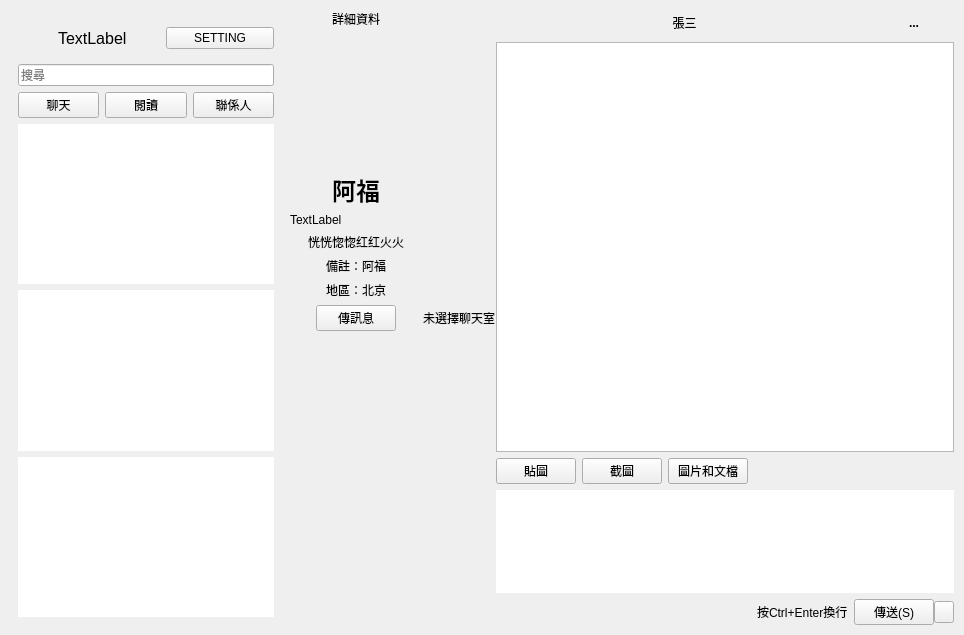
<?xml version="1.0" encoding="UTF-8"?>
<ui version="4.0">
 <class>WeChat</class>
 <widget class="QMainWindow" name="WeChat">
  <property name="geometry">
   <rect>
    <x>0</x>
    <y>0</y>
    <width>964</width>
    <height>635</height>
   </rect>
  </property>
  <property name="windowTitle">
   <string>WeChat網頁版</string>
  </property>
  <widget class="QWidget" name="centralwidget">
   <property name="sizePolicy">
    <sizepolicy hsizetype="Preferred" vsizetype="Preferred">
     <horstretch>0</horstretch>
     <verstretch>0</verstretch>
    </sizepolicy>
   </property>
   <layout class="QHBoxLayout" name="horizontalLayout_10" stretch="2,8">
    <item>
     <widget class="QWidget" name="widget" native="true">
      <property name="sizePolicy">
       <sizepolicy hsizetype="Fixed" vsizetype="Preferred">
        <horstretch>0</horstretch>
        <verstretch>0</verstretch>
       </sizepolicy>
      </property>
      <layout class="QVBoxLayout" name="verticalLayout">
       <item>
        <layout class="QHBoxLayout" name="horizontalLayout_6">
         <property name="spacing">
          <number>0</number>
         </property>
         <item>
          <widget class="QLabel" name="headImageLabel">
           <property name="minimumSize">
            <size>
             <width>40</width>
             <height>40</height>
            </size>
           </property>
           <property name="maximumSize">
            <size>
             <width>40</width>
             <height>40</height>
            </size>
           </property>
           <property name="text">
            <string/>
           </property>
          </widget>
         </item>
         <item>
          <widget class="QLabel" name="userNameLabel">
           <property name="font">
            <font>
             <pointsize>12</pointsize>
            </font>
           </property>
           <property name="text">
            <string>TextLabel</string>
           </property>
          </widget>
         </item>
         <item>
          <widget class="QPushButton" name="settingButton">
           <property name="text">
            <string>SETTING</string>
           </property>
          </widget>
         </item>
        </layout>
       </item>
       <item>
        <widget class="QLineEdit" name="lineEdit">
         <property name="placeholderText">
          <string>搜尋</string>
         </property>
        </widget>
       </item>
       <item>
        <layout class="QHBoxLayout" name="horizontalLayout_7">
         <item>
          <widget class="QPushButton" name="chatButton">
           <property name="text">
            <string>聊天</string>
           </property>
          </widget>
         </item>
         <item>
          <widget class="QPushButton" name="publicButton">
           <property name="text">
            <string>閱讀</string>
           </property>
          </widget>
         </item>
         <item>
          <widget class="QPushButton" name="friendButton">
           <property name="text">
            <string>聯係人</string>
           </property>
          </widget>
         </item>
        </layout>
       </item>
       <item>
        <widget class="QTableView" name="chatsWidget">
         <property name="frameShape">
          <enum>QFrame::NoFrame</enum>
         </property>
         <property name="editTriggers">
          <set>QAbstractItemView::NoEditTriggers</set>
         </property>
         <property name="selectionMode">
          <enum>QAbstractItemView::SingleSelection</enum>
         </property>
         <property name="selectionBehavior">
          <enum>QAbstractItemView::SelectRows</enum>
         </property>
         <property name="showGrid">
          <bool>false</bool>
         </property>
         <attribute name="horizontalHeaderVisible">
          <bool>false</bool>
         </attribute>
         <attribute name="horizontalHeaderStretchLastSection">
          <bool>true</bool>
         </attribute>
         <attribute name="verticalHeaderVisible">
          <bool>false</bool>
         </attribute>
         <attribute name="verticalHeaderDefaultSectionSize">
          <number>70</number>
         </attribute>
         <attribute name="verticalHeaderStretchLastSection">
          <bool>false</bool>
         </attribute>
        </widget>
       </item>
       <item>
        <widget class="QTableView" name="publicWidget">
         <property name="frameShape">
          <enum>QFrame::NoFrame</enum>
         </property>
         <property name="editTriggers">
          <set>QAbstractItemView::NoEditTriggers</set>
         </property>
         <property name="selectionBehavior">
          <enum>QAbstractItemView::SelectRows</enum>
         </property>
         <property name="showGrid">
          <bool>false</bool>
         </property>
         <attribute name="horizontalHeaderVisible">
          <bool>false</bool>
         </attribute>
         <attribute name="verticalHeaderVisible">
          <bool>true</bool>
         </attribute>
         <attribute name="verticalHeaderDefaultSectionSize">
          <number>60</number>
         </attribute>
        </widget>
       </item>
       <item>
        <widget class="QTableView" name="friendsWidget">
         <property name="frameShape">
          <enum>QFrame::NoFrame</enum>
         </property>
         <property name="frameShadow">
          <enum>QFrame::Sunken</enum>
         </property>
         <property name="editTriggers">
          <set>QAbstractItemView::NoEditTriggers</set>
         </property>
         <property name="selectionMode">
          <enum>QAbstractItemView::SingleSelection</enum>
         </property>
         <property name="selectionBehavior">
          <enum>QAbstractItemView::SelectRows</enum>
         </property>
         <property name="showGrid">
          <bool>false</bool>
         </property>
         <attribute name="horizontalHeaderVisible">
          <bool>false</bool>
         </attribute>
         <attribute name="horizontalHeaderStretchLastSection">
          <bool>true</bool>
         </attribute>
         <attribute name="verticalHeaderVisible">
          <bool>false</bool>
         </attribute>
         <attribute name="verticalHeaderDefaultSectionSize">
          <number>70</number>
         </attribute>
        </widget>
       </item>
      </layout>
     </widget>
    </item>
    <item>
     <widget class="QWidget" name="nullWidget" native="true">
      <layout class="QHBoxLayout" name="horizontalLayout">
       <property name="spacing">
        <number>0</number>
       </property>
       <property name="margin">
        <number>0</number>
       </property>
       <item>
        <widget class="QWidget" name="profileWidget" native="true">
         <property name="enabled">
          <bool>true</bool>
         </property>
         <layout class="QVBoxLayout" name="verticalLayout_2">
          <property name="margin">
           <number>1</number>
          </property>
          <item>
           <widget class="QLabel" name="detail_label">
            <property name="font">
             <font>
              <weight>50</weight>
              <bold>false</bold>
             </font>
            </property>
            <property name="text">
             <string>詳細資料</string>
            </property>
            <property name="alignment">
             <set>Qt::AlignCenter</set>
            </property>
            <property name="margin">
             <number>5</number>
            </property>
           </widget>
          </item>
          <item alignment="Qt::AlignHCenter">
           <widget class="QLabel" name="avater_label">
            <property name="minimumSize">
             <size>
              <width>132</width>
              <height>132</height>
             </size>
            </property>
            <property name="maximumSize">
             <size>
              <width>132</width>
              <height>132</height>
             </size>
            </property>
            <property name="text">
             <string/>
            </property>
            <property name="alignment">
             <set>Qt::AlignCenter</set>
            </property>
           </widget>
          </item>
          <item>
           <widget class="QLabel" name="nickname_label">
            <property name="font">
             <font>
              <pointsize>18</pointsize>
              <weight>75</weight>
              <bold>true</bold>
             </font>
            </property>
            <property name="layoutDirection">
             <enum>Qt::LeftToRight</enum>
            </property>
            <property name="text">
             <string>阿福</string>
            </property>
            <property name="alignment">
             <set>Qt::AlignCenter</set>
            </property>
            <property name="margin">
             <number>5</number>
            </property>
           </widget>
          </item>
          <item>
           <widget class="QLabel" name="user_name_label">
            <property name="text">
             <string>TextLabel</string>
            </property>
           </widget>
          </item>
          <item>
           <widget class="QLabel" name="signature_label">
            <property name="minimumSize">
             <size>
              <width>0</width>
              <height>10</height>
             </size>
            </property>
            <property name="text">
             <string>恍恍惚惚红红火火</string>
            </property>
            <property name="alignment">
             <set>Qt::AlignCenter</set>
            </property>
            <property name="wordWrap">
             <bool>true</bool>
            </property>
            <property name="margin">
             <number>5</number>
            </property>
           </widget>
          </item>
          <item>
           <widget class="QLabel" name="remark_label">
            <property name="minimumSize">
             <size>
              <width>0</width>
              <height>10</height>
             </size>
            </property>
            <property name="text">
             <string>備註：阿福</string>
            </property>
            <property name="alignment">
             <set>Qt::AlignCenter</set>
            </property>
            <property name="margin">
             <number>5</number>
            </property>
           </widget>
          </item>
          <item>
           <widget class="QLabel" name="province_label">
            <property name="minimumSize">
             <size>
              <width>0</width>
              <height>10</height>
             </size>
            </property>
            <property name="text">
             <string>地區：北京</string>
            </property>
            <property name="alignment">
             <set>Qt::AlignCenter</set>
            </property>
            <property name="margin">
             <number>5</number>
            </property>
           </widget>
          </item>
          <item alignment="Qt::AlignHCenter">
           <widget class="QPushButton" name="pushButton">
            <property name="sizePolicy">
             <sizepolicy hsizetype="Fixed" vsizetype="Fixed">
              <horstretch>0</horstretch>
              <verstretch>0</verstretch>
             </sizepolicy>
            </property>
            <property name="layoutDirection">
             <enum>Qt::LeftToRight</enum>
            </property>
            <property name="text">
             <string>傳訊息</string>
            </property>
           </widget>
          </item>
          <item>
           <spacer name="verticalSpacer">
            <property name="orientation">
             <enum>Qt::Vertical</enum>
            </property>
            <property name="sizeHint" stdset="0">
             <size>
              <width>20</width>
              <height>40</height>
             </size>
            </property>
           </spacer>
          </item>
         </layout>
        </widget>
       </item>
       <item>
        <widget class="QLabel" name="label">
         <property name="text">
          <string>未選擇聊天室</string>
         </property>
         <property name="textFormat">
          <enum>Qt::AutoText</enum>
         </property>
         <property name="alignment">
          <set>Qt::AlignCenter</set>
         </property>
        </widget>
       </item>
       <item>
        <widget class="QWidget" name="chatAreaWidget" native="true">
         <layout class="QVBoxLayout" name="verticalLayout_3" stretch="0,8,0,2,0">
          <property name="margin">
           <number>1</number>
          </property>
          <item>
           <widget class="QWidget" name="widget_4" native="true">
            <layout class="QHBoxLayout" name="horizontalLayout_4" stretch="9,1">
             <property name="spacing">
              <number>1</number>
             </property>
             <property name="margin">
              <number>0</number>
             </property>
             <item>
              <widget class="QPushButton" name="currentChatUser">
               <property name="focusPolicy">
                <enum>Qt::NoFocus</enum>
               </property>
               <property name="styleSheet">
                <string notr="true">background: transparent;</string>
               </property>
               <property name="text">
                <string>張三</string>
               </property>
               <property name="flat">
                <bool>true</bool>
               </property>
              </widget>
             </item>
             <item>
              <widget class="QPushButton" name="showMemberButton">
               <property name="font">
                <font>
                 <pointsize>9</pointsize>
                 <weight>75</weight>
                 <bold>true</bold>
                </font>
               </property>
               <property name="focusPolicy">
                <enum>Qt::NoFocus</enum>
               </property>
               <property name="layoutDirection">
                <enum>Qt::RightToLeft</enum>
               </property>
               <property name="styleSheet">
                <string notr="true">background: transparent;</string>
               </property>
               <property name="text">
                <string>...</string>
               </property>
               <property name="iconSize">
                <size>
                 <width>24</width>
                 <height>24</height>
                </size>
               </property>
               <property name="flat">
                <bool>true</bool>
               </property>
              </widget>
             </item>
            </layout>
           </widget>
          </item>
          <item>
           <widget class="QTextEdit" name="messages">
            <property name="readOnly">
             <bool>true</bool>
            </property>
           </widget>
          </item>
          <item>
           <layout class="QHBoxLayout" name="horizontalLayout_8">
            <item>
             <widget class="QPushButton" name="emotionButton">
              <property name="toolTip">
               <string>貼圖</string>
              </property>
              <property name="text">
               <string>貼圖</string>
              </property>
             </widget>
            </item>
            <item>
             <widget class="QPushButton" name="screenButton">
              <property name="toolTip">
               <string>螢幕截圖</string>
              </property>
              <property name="text">
               <string>截圖</string>
              </property>
             </widget>
            </item>
            <item>
             <widget class="QPushButton" name="selectImageFileButton">
              <property name="toolTip">
               <string>圖片和檔案</string>
              </property>
              <property name="text">
               <string>圖片和文檔</string>
              </property>
             </widget>
            </item>
            <item>
             <spacer name="horizontalSpacer_2">
              <property name="orientation">
               <enum>Qt::Horizontal</enum>
              </property>
              <property name="sizeHint" stdset="0">
               <size>
                <width>40</width>
                <height>20</height>
               </size>
              </property>
             </spacer>
            </item>
           </layout>
          </item>
          <item>
           <widget class="QTextEdit" name="draft">
            <property name="frameShape">
             <enum>QFrame::NoFrame</enum>
            </property>
           </widget>
          </item>
          <item>
           <layout class="QHBoxLayout" name="horizontalLayout_9">
            <item>
             <widget class="QWidget" name="widget_3" native="true">
              <layout class="QHBoxLayout" name="horizontalLayout_2">
               <property name="margin">
                <number>0</number>
               </property>
               <item>
                <spacer name="horizontalSpacer">
                 <property name="orientation">
                  <enum>Qt::Horizontal</enum>
                 </property>
                 <property name="sizeHint" stdset="0">
                  <size>
                   <width>40</width>
                   <height>20</height>
                  </size>
                 </property>
                </spacer>
               </item>
               <item>
                <widget class="QLabel" name="tipsLabel">
                 <property name="text">
                  <string>按Ctrl+Enter換行</string>
                 </property>
                </widget>
               </item>
               <item>
                <widget class="QWidget" name="widget_2" native="true">
                 <layout class="QHBoxLayout" name="horizontalLayout_3" stretch="0,0">
                  <property name="spacing">
                   <number>0</number>
                  </property>
                  <property name="sizeConstraint">
                   <enum>QLayout::SetDefaultConstraint</enum>
                  </property>
                  <property name="margin">
                   <number>0</number>
                  </property>
                  <item>
                   <widget class="QPushButton" name="sendButton">
                    <property name="text">
                     <string>傳送(S)</string>
                    </property>
                   </widget>
                  </item>
                  <item>
                   <widget class="QPushButton" name="sendSetButton">
                    <property name="maximumSize">
                     <size>
                      <width>20</width>
                      <height>16777215</height>
                     </size>
                    </property>
                    <property name="text">
                     <string/>
                    </property>
                   </widget>
                  </item>
                 </layout>
                </widget>
               </item>
              </layout>
             </widget>
            </item>
           </layout>
          </item>
         </layout>
        </widget>
       </item>
      </layout>
     </widget>
    </item>
   </layout>
  </widget>
 </widget>
 <resources/>
 <connections/>
</ui>
